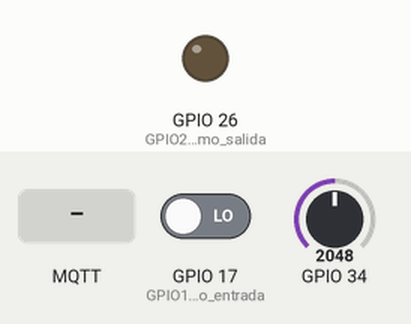
This sketch was run on a simulated ESP32. Shown: output pins drawn as LEDs (lit = HIGH). The inputs (shaded band) are chosen by the test bench; at power-on: GPIO 17 (GPIO17_como_entrada) LOW, GPIO 34 = 2048. WiFi joins after 1.5 s; servers stay silent unless stated; no MQTT or app messages arrive unless stated; what the sketch prints to the serial monitor is not drawn.

Above: at 2.7 s.
2.8 s: MQTT message "ON" arrives on the first subscribed topic
At 3.4 s:
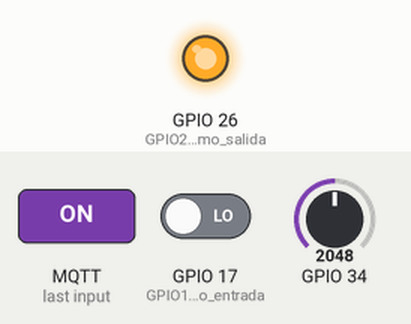
4.3 s: MQTT message "OFF" arrives on the first subscribed topic
At 4.6 s:
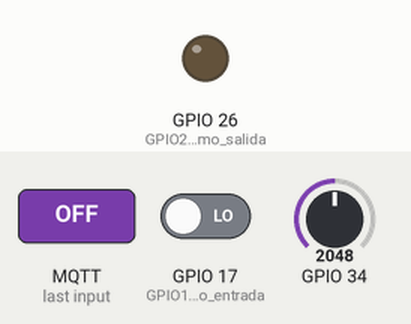
Timing chart, 0 to 7.3 s (numbered marks = the images above; inputs shaded):
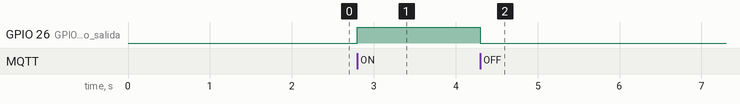

Measured:
- after the input at 2.8 s, GPIO 26 (GPIO26_como_salida): LOW → HIGH at once
- after the input at 4.3 s, GPIO 26 (GPIO26_como_salida): HIGH → LOW at once

The sketch:

mqtt2.ino
```cpp
// Modificar su SSID y PASSWORD de su red antes de compilar y grabar al ESP32

#if defined(ESP32)
  #include <WiFi.h>
#elif defined(ARDUINO_UNOWIFIR4)
  #include <WiFiS3.h>
#endif
#include <PubSubClient.h>

const char* ssid = "InstVirtual";                      // NOTA: este nombre de red es solo en UTT en su casa cambiar por el nombre de su red.
const char* password = "37418601";                     // NOTA: esta es la contraseña de la red en UTT en su casa cambiar por la contraseña de su red.

const char* mqtt_server = "192.168.0.102";             // servidor MQTT local (en UTT)
//const char* mqtt_server = "test.mosquitto.org";        // servidor MQTT en la nube (en su casa)

long lastMsg = 0;
int conta = 0;
char msg[20];
int valPot = 0;

WiFiClient espClient;                                   // creamos un objeto de la clase WiFiClient
PubSubClient client(espClient);                         // creamos un objeto de la clase PubSubClient


void setup(){
  Serial.begin(115200);                                 // iniciamos la UART a 115200
  pinMode(17, INPUT);                                   // GPIO17 como entrada
  pinMode(26, OUTPUT);                                  // GPIO26 como salida
  setup_wifi();                                         // iniciamos la conexion a la red WiFi
  client.setServer(mqtt_server, 1883);                  // conectamos el ESP32 al serviro MQTT por el puerto 1883
  client.setCallback(callback);                         // creamos una funcion callback para recibir los datos del servidor
}

void setup_wifi(){
  Serial.print("\nConectando a ");
  Serial.println(ssid);
  WiFi.begin(ssid, password);                           // iniciamos la conexion al router
  while(WiFi.status() != WL_CONNECTED){                 // si no se ha podido conectar intentamas una reconexion medio segundo despues
    delay(500);
    Serial.print(".");
  }
  Serial.println("\nWiFi conectado");
  Serial.print("IP Address: ");
  Serial.println(WiFi.localIP());                       // imprimimos la IP que nos asigno el router
}

/* Esta funcion recibe los datos del servidor cuando un cliente publica informacion al topico.
 *  topic: Es el topico al que se ha publicado
 *  message: Es el mensaje que el cliente publico
 *  length: Este es el tamaño del mensaje
*/
void callback(char* topic, byte* message, unsigned int length){
  String msgTemp;                                       // creamos un string donde vamos a guardar el mensaje

  for(int i = 0; i < length; i++){                      // convertimos todo los datos del mensaje de byte a char y lo concatenamos en msgTemp
    msgTemp += (char)message[i];
  }

  if(String(topic) == "esp32/led"){                     // comprobamos el topico que nos interesa
    if(msgTemp == "ON")                                 // comprobamos el mensaje (payload) si es "ON"
      digitalWrite(26, HIGH);                           // y encedemos el led conectador a la patita 22
    else if(msgTemp == "OFF")                           // si el mensaje que llego es "OFF"
      digitalWrite(26, LOW);                            // apagamos el led en la patita 22
  }
}

/* Esta funcion es llamada cuando se cierra la conexion entre el cliente (publicador o suscriptor) y el servidor (broker)*/
void reconnect(){
  while(!client.connected()){                           // mientras el cliente esta desconectado del servidor, intentamos una reconexion
    Serial.print("\nReconectando servidor MQTT...");
    if(client.connect("ESP32_2")){                        // si el cliente ya se conecto al servidor
      Serial.println("conectado");
      client.subscribe("esp32/led");                    // no suscribimos al topico que desamos (esto no es obligatorio si solo se va a publicar)
    }else{
      Serial.print("Fallo, rc = ");                     // si hay alguna falla en la conexion
      Serial.print(client.state());                     // desplegamos el error de conexion
      Serial.println("Reintentando en 5 segundo...");   // reintentamos una reconexion en 5 segundos
      delay(5000);
    }
  }
}

void loop(){
  if(!client.connected()){                              // checamos si el cliente esta conectado al servidor
    reconnect();                                        // si no esta conectado reconectamos el cliente al servidor
  }

  long varNow = millis();
  if(varNow - lastMsg > 500){                           // esperamos 500 milisegundos
    lastMsg = varNow;
    valPot = analogRead(34);                            // leemos el canal analogico 34
    sprintf(msg,"%d", valPot);
    client.publish("esp32/adc", msg);                   // publicamos el valor del ADC al topico deseado
    //Serial.println(valPot);
    if(digitalRead(17) == 1){                           // verificamos el estado de la entrada 17
      client.publish("esp32/boton", "1");               // publicamos un "0" si se presiono el boton
    }else{
      client.publish("esp32/boton", "0");               // o publicamos un "1" si el boton no esta presionado
    }
  }
  client.loop();                                        // si el cliente ya esta conectador verificamos los mensajes entrantes constantemente y mantenemos la conexion con el servidor
}
```
